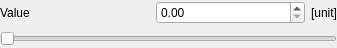
<?xml version="1.0" encoding="UTF-8"?>
<ui version="4.0">
 <class>CNumericValueWidget</class>
 <widget class="QWidget" name="CNumericValueWidget">
  <property name="geometry">
   <rect>
    <x>0</x>
    <y>0</y>
    <width>337</width>
    <height>48</height>
   </rect>
  </property>
  <property name="windowTitle">
   <string>Form</string>
  </property>
  <property name="whatsThis">
   <string>This is lighthead circuit.</string>
  </property>
  <layout class="QGridLayout" name="gridLayout">
   <property name="margin">
    <number>0</number>
   </property>
   <item row="0" column="2">
    <widget class="QLabel" name="UnitLabel">
     <property name="sizePolicy">
      <sizepolicy hsizetype="Maximum" vsizetype="Preferred">
       <horstretch>0</horstretch>
       <verstretch>0</verstretch>
      </sizepolicy>
     </property>
     <property name="text">
      <string>[unit]</string>
     </property>
    </widget>
   </item>
   <item row="1" column="0" colspan="3">
    <widget class="QSlider" name="ValueSlider">
     <property name="maximum">
      <number>100</number>
     </property>
     <property name="orientation">
      <enum>Qt::Horizontal</enum>
     </property>
    </widget>
   </item>
   <item row="0" column="0">
    <widget class="QLabel" name="DescriptionLabel">
     <property name="sizePolicy">
      <sizepolicy hsizetype="Preferred" vsizetype="Preferred">
       <horstretch>1</horstretch>
       <verstretch>0</verstretch>
      </sizepolicy>
     </property>
     <property name="text">
      <string>Value</string>
     </property>
    </widget>
   </item>
   <item row="0" column="1">
    <widget class="QDoubleSpinBox" name="ValueSB">
     <property name="sizePolicy">
      <sizepolicy hsizetype="Preferred" vsizetype="Fixed">
       <horstretch>1</horstretch>
       <verstretch>0</verstretch>
      </sizepolicy>
     </property>
    </widget>
   </item>
  </layout>
 </widget>
 <resources/>
 <connections/>
</ui>
